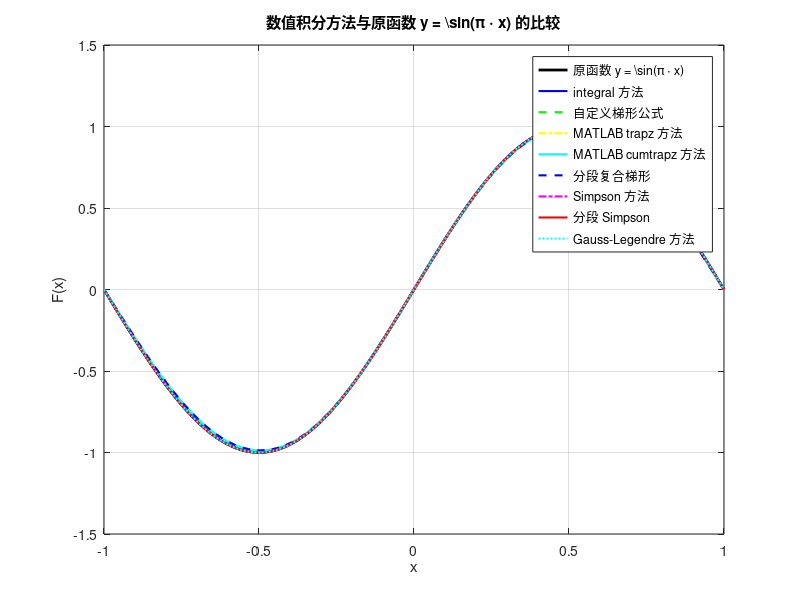
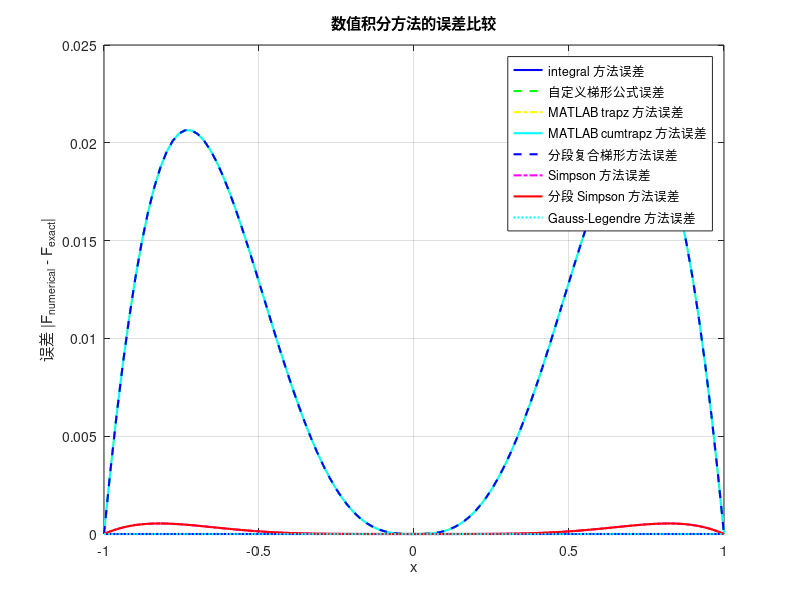

The MATLAB source for these figures, in order:
close all; % 关闭所有图形窗口

% 参数设置：积分区间分段次数（必须是偶数，以满足 Simpson 公式的要求）
n_segments = 4; % 可以调整此参数控制分段次数

% 定义被积函数
f = @(x) pi * cos(pi * x);

% 定义积分区间
a = -1;
b = 1;

% 定义离散点
x_vals = linspace(a, b, 100); % 主要用于绘制的采样点

% 计算原函数 F(x) = sin(pi * x)
F_exact = sin(pi * x_vals);

% 初始化用于存储每种方法的积分结果
F_integral = zeros(size(x_vals));
F_matlab_trapz = zeros(size(x_vals));
F_custom_trapz = zeros(size(x_vals));
F_cumtrapz = zeros(size(x_vals));
F_simpson = zeros(size(x_vals));
F_segmented_simpson = zeros(size(x_vals));
F_segmented_trapz = zeros(size(x_vals));
F_gauss_legendre = zeros(size(x_vals));

% 循环计算每个点的积分
for i = 1:length(x_vals)
    xi = x_vals(i);
    sub_x = linspace(0, xi, n_segments + 1); % 将 [0, xi] 分为 n_segments 等分
    sub_f = f(sub_x);
    h = (xi - 0) / n_segments; % 子区间的宽度

    % MATLAB 的 integral 方法
    F_integral(i) = integral(f, 0, xi); 

    % 梯形方法
    F_custom_trapz(i) = h * (sum(sub_f) - (sub_f(1) + sub_f(end)) / 2); % 自定义梯形公式
    F_matlab_trapz(i) = trapz(sub_x, sub_f);    % MATLAB 自带 trapz 方法
    F_cumtrapz_vals = cumtrapz(sub_x, sub_f);   % MATLAB 的 cumtrapz 方法
    F_cumtrapz(i) = F_cumtrapz_vals(end);       % 取 cumtrapz 的最终积分值
    F_segmented_trapz(i) = 0;  % 分段复合梯形
    for j = 1:n_segments
        F_segmented_trapz(i) = F_segmented_trapz(i) + (h / 2) * (sub_f(j) + sub_f(j+1));
    end

    % Simpson 方法
    F_simpson(i) = (h / 3) * (sub_f(1) + 4 * sum(sub_f(2:2:end-1)) + 2 * sum(sub_f(3:2:end-2)) + sub_f(end)); % 自定义 Simpson
    F_segmented_simpson(i) = 0;  % 分段复合 Simpson
    for j = 1:2:n_segments-1
        F_segmented_simpson(i) = F_segmented_simpson(i) + (h/3) * (sub_f(j) + 4*sub_f(j+1) + sub_f(j+2));
    end

    % 高斯-勒让德积分（quadgk）
    F_gauss_legendre(i) = quadgk(f, 0, xi);
end

% 计算每种方法相对于原函数的误差（使用二范数）
error_integral = norm(F_integral - F_exact, 2);
error_matlab_trapz = norm(F_matlab_trapz - F_exact, 2);
error_custom_trapz = norm(F_custom_trapz - F_exact, 2);
error_cumtrapz = norm(F_cumtrapz - F_exact, 2);
error_simpson = norm(F_simpson - F_exact, 2);
error_segmented_simpson = norm(F_segmented_simpson - F_exact, 2);
error_segmented_trapz = norm(F_segmented_trapz - F_exact, 2);
error_gauss_legendre = norm(F_gauss_legendre - F_exact, 2);

% 分类输出误差
fprintf('--- MATLAB 的 integral 方法 ---\n');
fprintf('Integral 方法误差（二范数）：%.10f\n', error_integral);

fprintf('\n--- 梯形方法 ---\n');
fprintf('自定义梯形公式误差（二范数）：%.10f\n', error_custom_trapz);
fprintf('MATLAB trapz 方法误差（二范数）：%.10f\n', error_matlab_trapz);
fprintf('MATLAB cumtrapz 方法误差（二范数）：%.10f\n', error_cumtrapz);
fprintf('分段复合梯形方法误差（二范数）：%.10f\n', error_segmented_trapz);

fprintf('\n--- Simpson 方法 ---\n');
fprintf('自定义 Simpson 方法误差（二范数）：%.10f\n', error_simpson);
fprintf('分段复合 Simpson 方法误差（二范数）：%.10f\n', error_segmented_simpson);

fprintf('\n--- MATLAB 的 高斯-勒让德方法 ---\n');
fprintf('Gauss-Legendre 方法误差（二范数）：%.10f\n', error_gauss_legendre);

% 绘制数值积分结果与原函数的比较
figure;
plot(x_vals, F_exact, 'k-', 'LineWidth', 2); % 原函数
hold on;
plot(x_vals, F_integral, 'b-', 'LineWidth', 1.5); % integral 方法
plot(x_vals, F_custom_trapz, 'g--', 'LineWidth', 1.5); % 自定义梯形公式
plot(x_vals, F_matlab_trapz, 'y-.', 'LineWidth', 1.5); % MATLAB 自带 trapz 方法
plot(x_vals, F_cumtrapz, 'c-', 'LineWidth', 1.5); % MATLAB cumtrapz 方法
plot(x_vals, F_segmented_trapz, 'b--', 'LineWidth', 1.5); % 分段复合梯形
plot(x_vals, F_simpson, 'm-.', 'LineWidth', 1.5); % Simpson 方法
plot(x_vals, F_segmented_simpson, 'r-', 'LineWidth', 1.5); % 分段 Simpson
plot(x_vals, F_gauss_legendre, 'c:', 'LineWidth', 1.5); % Gauss-Legendre 方法 (quadgk)

title('数值积分方法与原函数 y = \sin(\pi \cdot x) 的比较');
xlabel('x');
ylabel('F(x)');
legend('原函数 y = \sin(\pi \cdot x)', 'integral 方法', '自定义梯形公式', ...
       'MATLAB trapz 方法', 'MATLAB cumtrapz 方法', '分段复合梯形', ...
       'Simpson 方法', '分段 Simpson', 'Gauss-Legendre 方法', 'Location', 'Best');
grid on;
hold off;

% 绘制误差比较（用于可视化每种方法的相对误差）
figure;
plot(x_vals, abs(F_integral - F_exact), 'b-', 'LineWidth', 1.5);
hold on;
plot(x_vals, abs(F_custom_trapz - F_exact), 'g--', 'LineWidth', 1.5);
plot(x_vals, abs(F_matlab_trapz - F_exact), 'y-.', 'LineWidth', 1.5);
plot(x_vals, abs(F_cumtrapz - F_exact), 'c-', 'LineWidth', 1.5);
plot(x_vals, abs(F_segmented_trapz - F_exact), 'b--', 'LineWidth', 1.5);
plot(x_vals, abs(F_simpson - F_exact), 'm-.', 'LineWidth', 1.5);
plot(x_vals, abs(F_segmented_simpson - F_exact), 'r-', 'LineWidth', 1.5);
plot(x_vals, abs(F_gauss_legendre - F_exact), 'c:', 'LineWidth', 1.5);

title('数值积分方法的误差比较');
xlabel('x');
ylabel('误差 |F_{numerical} - F_{exact}|');
legend('integral 方法误差', '自定义梯形公式误差', 'MATLAB trapz 方法误差', ...
       'MATLAB cumtrapz 方法误差', '分段复合梯形方法误差', 'Simpson 方法误差', ...
       '分段 Simpson 方法误差', 'Gauss-Legendre 方法误差', 'Location', 'Best');
grid on;
hold off;
